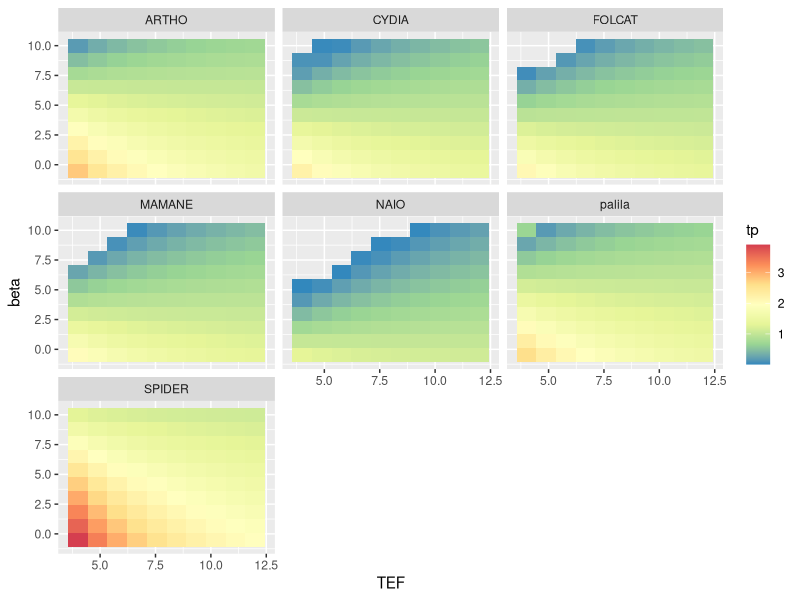

Write R code to recreate this figure. (Note: this script raises an error after producing the figure.)
# read in library
library(tidyverse)


# read in CSIA data from both prey and palila
prey_data <- read.csv('data/palila_prey/palila_prey.csv')
CSSIAPalila <- read.csv('data/palila_samples/Palila_CSSIA_Aug20.csv')

all_aa <- merge(prey_data,CSSIAPalila, all = T)                                     # merge them
all_aa <- all_aa %>% filter(value == "ave")                                         # only pull out the ave
all_aa[,c("ucdavis_id", "acession_id", "year", "location", "ile", "lys")] <- NULL   # get rid of vars we wont need

# bulid a list of all possible combinations of reasonable TEFs and betas
combos <- expand.grid(beta = seq(from = -.5, to = 10, length.out = 10),TEF = seq(from = 4, to = 12, length.out = 10))

# repeat this list of combos as many times as there are samples in the CSIA
combos <- combos[rep(seq_len(nrow(combos)), each=nrow(all_aa)),]

# repeat the CSIA sample df enough so that we have enough samples as we have combinations
all_aa_long <- NULL
for(i in 1:length(unique(combos$beta)) - 1){
  all_aa_long <- rbind(all_aa_long,all_aa)
}

# join together, we will have a row for every sample and every combination of TEF/beta that we're testing
# bind these TEF/beta combos to the samples
all_aa_long <- cbind(all_aa_long,combos)

# calculate TP from all these combinations
all_aa_long <- all_aa_long %>% mutate(tp = ( ( (ala + glu + leu + pro + val)/5 ) - ((thr+ser+phe)/3 ) - beta) / TEF + 1 )


all_aa_long %>% 
  filter(tp < 4 & tp > 0) %>% 
  ggplot() +
  geom_tile(aes(x = TEF, y = beta, fill = tp))+
#  geom_text(aes(x = TEF, y = beta, label = round(tp,2)))+
  scale_fill_distiller(palette = "Spectral")+
  facet_wrap(~spp)

# find out beta and TEF where Manmane and NAIO have a mean TP of 1
TEF_BETA <- all_aa_long %>% 
  # want to know when Manmane and Naio
  filter(spp == "MAMANE" | spp ==  "NAIO") %>% 
  
  group_by(beta, TEF) %>% 
  mutate(mean_tp = mean(tp)) %>% 
  ungroup() %>% 
  
  
  # have mean TP of around 1
  filter( mean_tp > .5 & mean_tp < 1.3) 


betas <- unique(TEF_BETA$beta) # list of betas meeting conditions above
TEFS <- unique(TEF_BETA$TEF) # same for TEFs


all_aa_long %>% 
  filter(spp == "palila") %>% 
  filter(beta == betas[1],
         TEFS == TEFS[1])


all_aa_long %>% 
  filter(tp < 2.5 & tp > 0) %>% 
  ggplot() +
  geom_point(aes(x = TEF, y = beta, fill = tp),  position = "jitter", size = 5, pch = 22, color = "black")+
  #geom_text(aes(x = TEF, y = beta, label = round(tp,0)), position = "jitter")+
  scale_fill_distiller(palette = "Spectral")+
  facet_wrap(~spp)+
  theme_bw()
